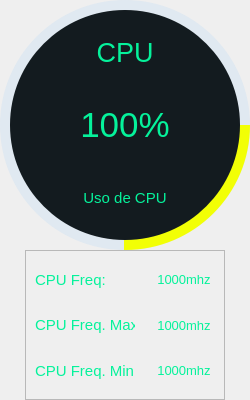
               <widget class="QFrame" name="Frame_Cpu">
                <property name="minimumSize">
                 <size>
                  <width>250</width>
                  <height>400</height>
                 </size>
                </property>
                <property name="maximumSize">
                 <size>
                  <width>200</width>
                  <height>350</height>
                 </size>
                </property>
                <property name="styleSheet">
                 <string notr="true">QFrame {
	background:  none;	
	

    }
</string>
                </property>
                <property name="frameShape">
                 <enum>QFrame::NoFrame</enum>
                </property>
                <property name="frameShadow">
                 <enum>QFrame::Raised</enum>
                </property>
                <layout class="QVBoxLayout" name="verticalLayout_3">
                 <property name="spacing">
                  <number>0</number>
                 </property>
                 <property name="leftMargin">
                  <number>0</number>
                 </property>
                 <property name="topMargin">
                  <number>0</number>
                 </property>
                 <property name="rightMargin">
                  <number>0</number>
                 </property>
                 <property name="bottomMargin">
                  <number>0</number>
                 </property>
                 <item>
                  <widget class="QFrame" name="progres_fund_cpu">
                   <property name="minimumSize">
                    <size>
                     <width>250</width>
                     <height>250</height>
                    </size>
                   </property>
                   <property name="styleSheet">
                    <string notr="true">QFrame{
	border: none;
	border-radius: 125px;
	background-color: rgba(85, 170, 255, 0.10);
}</string>
                   </property>
                   <property name="frameShape">
                    <enum>QFrame::StyledPanel</enum>
                   </property>
                   <property name="frameShadow">
                    <enum>QFrame::Raised</enum>
                   </property>
                   <widget class="QFrame" name="Porcent_circle_cpu">
                    <property name="geometry">
                     <rect>
                      <x>0</x>
                      <y>0</y>
                      <width>250</width>
                      <height>250</height>
                     </rect>
                    </property>
                    <property name="minimumSize">
                     <size>
                      <width>250</width>
                      <height>250</height>
                     </size>
                    </property>
                    <property name="maximumSize">
                     <size>
                      <width>250</width>
                      <height>250</height>
                     </size>
                    </property>
                    <property name="styleSheet">
                     <string notr="true">QFrame{
	border: none;
	border-radius: 125px;
	background-color: qconicalgradient(cx:0.5, cy:0.5, angle:0, stop:0.749 rgba(170, 0, 255, 0), stop:0.75 rgba(242, 255, 5, 255));
}</string>
                    </property>
                    <property name="frameShape">
                     <enum>QFrame::StyledPanel</enum>
                    </property>
                    <property name="frameShadow">
                     <enum>QFrame::Raised</enum>
                    </property>
                    <widget class="QFrame" name="cicler">
                     <property name="geometry">
                      <rect>
                       <x>10</x>
                       <y>10</y>
                       <width>230</width>
                       <height>230</height>
                      </rect>
                     </property>
                     <property name="minimumSize">
                      <size>
                       <width>230</width>
                       <height>230</height>
                      </size>
                     </property>
                     <property name="maximumSize">
                      <size>
                       <width>230</width>
                       <height>230</height>
                      </size>
                     </property>
                     <property name="styleSheet">
                      <string notr="true">QFrame{
	border: none;
	border-radius: 115px;
	background-color: #131B1F;
}
QFrame:hover{
	background:  #38393B;
}</string>
                     </property>
                     <property name="frameShape">
                      <enum>QFrame::StyledPanel</enum>
                     </property>
                     <property name="frameShadow">
                      <enum>QFrame::Raised</enum>
                     </property>
                     <layout class="QVBoxLayout" name="verticalLayout_6">
                      <item>
                       <widget class="QLabel" name="label">
                        <property name="font">
                         <font>
                          <family>Tahoma</family>
                          <pointsize>20</pointsize>
                         </font>
                        </property>
                        <property name="styleSheet">
                         <string notr="true">border: none;
color: #05F29B;
background-color: none;</string>
                        </property>
                        <property name="text">
                         <string>CPU</string>
                        </property>
                        <property name="alignment">
                         <set>Qt::AlignCenter</set>
                        </property>
                       </widget>
                      </item>
                      <item>
                       <widget class="QLabel" name="Vcpu_usage">
                        <property name="font">
                         <font>
                          <family>Tahoma</family>
                          <pointsize>26</pointsize>
                         </font>
                        </property>
                        <property name="styleSheet">
                         <string notr="true">border: none;
color: #05F29B;
background-color: none;</string>
                        </property>
                        <property name="text">
                         <string>100%</string>
                        </property>
                        <property name="alignment">
                         <set>Qt::AlignCenter</set>
                        </property>
                       </widget>
                      </item>
                      <item>
                       <widget class="QLabel" name="label_3">
                        <property name="font">
                         <font>
                          <family>Tahoma</family>
                          <pointsize>11</pointsize>
                         </font>
                        </property>
                        <property name="styleSheet">
                         <string notr="true">border: none;
color: #05F29B;
background-color: none;</string>
                        </property>
                        <property name="text">
                         <string>Uso de CPU</string>
                        </property>
                        <property name="alignment">
                         <set>Qt::AlignCenter</set>
                        </property>
                       </widget>
                      </item>
                     </layout>
                    </widget>
                   </widget>
                  </widget>
                 </item>
                 <item alignment="Qt::AlignHCenter">
                  <widget class="QFrame" name="FDados">
                   <property name="enabled">
                    <bool>true</bool>
                   </property>
                   <property name="minimumSize">
                    <size>
                     <width>200</width>
                     <height>100</height>
                    </size>
                   </property>
                   <property name="maximumSize">
                    <size>
                     <width>200</width>
                     <height>170</height>
                    </size>
                   </property>
                   <property name="styleSheet">
                    <string notr="true">QFrame{
	background: none;
}</string>
                   </property>
                   <property name="frameShape">
                    <enum>QFrame::StyledPanel</enum>
                   </property>
                   <property name="frameShadow">
                    <enum>QFrame::Raised</enum>
                   </property>
                   <layout class="QHBoxLayout" name="horizontalLayout_3">
                    <property name="spacing">
                     <number>0</number>
                    </property>
                    <property name="leftMargin">
                     <number>0</number>
                    </property>
                    <property name="topMargin">
                     <number>0</number>
                    </property>
                    <property name="rightMargin">
                     <number>0</number>
                    </property>
                    <property name="bottomMargin">
                     <number>0</number>
                    </property>
                    <item>
                     <widget class="QFrame" name="FDesquedo">
                      <property name="minimumSize">
                       <size>
                        <width>90</width>
                        <height>0</height>
                       </size>
                      </property>
                      <property name="styleSheet">
                       <string notr="true">background: none;
border: none;</string>
                      </property>
                      <property name="frameShape">
                       <enum>QFrame::StyledPanel</enum>
                      </property>
                      <property name="frameShadow">
                       <enum>QFrame::Raised</enum>
                      </property>
                      <layout class="QVBoxLayout" name="verticalLayout_4">
                       <item>
                        <widget class="QLabel" name="label_4">
                         <property name="font">
                          <font>
                           <family>Tahoma</family>
                           <pointsize>11</pointsize>
                          </font>
                         </property>
                         <property name="styleSheet">
                          <string notr="true">border: none;
color: #05F29B;
background: none;</string>
                         </property>
                         <property name="text">
                          <string>CPU Freq:</string>
                         </property>
                         <property name="alignment">
                          <set>Qt::AlignLeading|Qt::AlignLeft|Qt::AlignVCenter</set>
                         </property>
                        </widget>
                       </item>
                       <item>
                        <widget class="QLabel" name="label_5">
                         <property name="minimumSize">
                          <size>
                           <width>100</width>
                           <height>0</height>
                          </size>
                         </property>
                         <property name="font">
                          <font>
                           <family>Tahoma</family>
                           <pointsize>11</pointsize>
                          </font>
                         </property>
                         <property name="styleSheet">
                          <string notr="true">border: none;
color: #05F29B;
background: none;</string>
                         </property>
                         <property name="text">
                          <string>CPU Freq. Max:</string>
                         </property>
                         <property name="alignment">
                          <set>Qt::AlignLeading|Qt::AlignLeft|Qt::AlignVCenter</set>
                         </property>
                        </widget>
                       </item>
                       <item>
                        <widget class="QLabel" name="label_6">
                         <property name="font">
                          <font>
                           <family>Tahoma</family>
                           <pointsize>11</pointsize>
                          </font>
                         </property>
                         <property name="styleSheet">
                          <string notr="true">border: none;
color: #05F29B;
background: none;</string>
                         </property>
                         <property name="text">
                          <string>CPU Freq. Min:</string>
                         </property>
                        </widget>
                       </item>
                      </layout>
                     </widget>
                    </item>
                    <item>
                     <widget class="QFrame" name="FDdireito">
                      <property name="minimumSize">
                       <size>
                        <width>80</width>
                        <height>50</height>
                       </size>
                      </property>
                      <property name="maximumSize">
                       <size>
                        <width>90</width>
                        <height>16777215</height>
                       </size>
                      </property>
                      <property name="styleSheet">
                       <string notr="true">background: none;
border: none;</string>
                      </property>
                      <property name="frameShape">
                       <enum>QFrame::StyledPanel</enum>
                      </property>
                      <property name="frameShadow">
                       <enum>QFrame::Raised</enum>
                      </property>
                      <layout class="QVBoxLayout" name="verticalLayout_5">
                       <item>
                        <widget class="QLabel" name="Vcpu_freq">
                         <property name="font">
                          <font>
                           <family>Tahoma</family>
                           <pointsize>10</pointsize>
                          </font>
                         </property>
                         <property name="styleSheet">
                          <string notr="true">border: none;
color: #05F29B;
background: none;</string>
                         </property>
                         <property name="text">
                          <string>1000mhz</string>
                         </property>
                         <property name="alignment">
                          <set>Qt::AlignCenter</set>
                         </property>
                        </widget>
                       </item>
                       <item>
                        <widget class="QLabel" name="Vcpu_freqMax">
                         <property name="font">
                          <font>
                           <family>Tahoma</family>
                           <pointsize>10</pointsize>
                          </font>
                         </property>
                         <property name="styleSheet">
                          <string notr="true">border: none;
color: #05F29B;
background: none;</string>
                         </property>
                         <property name="text">
                          <string>1000mhz</string>
                         </property>
                         <property name="alignment">
                          <set>Qt::AlignCenter</set>
                         </property>
                        </widget>
                       </item>
                       <item>
                        <widget class="QLabel" name="Vcpu_freqMin">
                         <property name="font">
                          <font>
                           <family>Tahoma</family>
                           <pointsize>10</pointsize>
                          </font>
                         </property>
                         <property name="styleSheet">
                          <string notr="true">border: none;
color: #05F29B;
background: none;</string>
                         </property>
                         <property name="text">
                          <string>1000mhz</string>
                         </property>
                         <property name="alignment">
                          <set>Qt::AlignCenter</set>
                         </property>
                        </widget>
                       </item>
                      </layout>
                     </widget>
                    </item>
                   </layout>
                  </widget>
                 </item>
                </layout>
               </widget>
